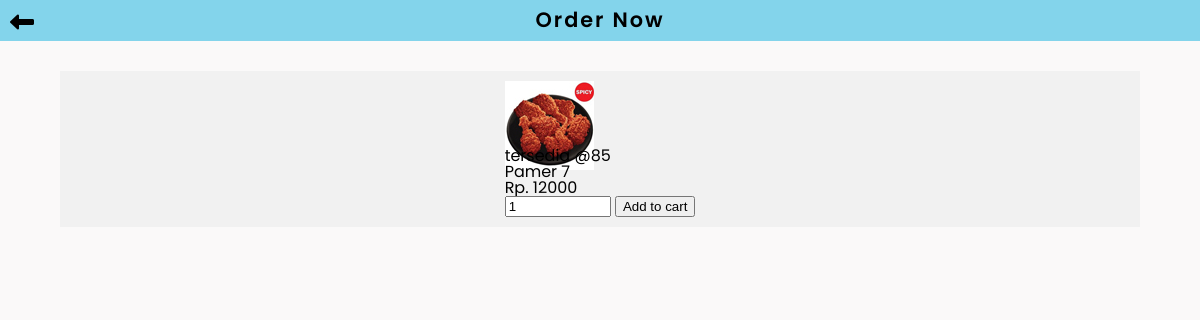
/customer/product/detail.php?kode=14, run on the app's committed database.
### tables this page shows
CREATE TABLE `products` (
  `id_p` int(11) NOT NULL,
  `types` enum('foods','drinks','snacks') NOT NULL,
  `name_p` varchar(50) NOT NULL,
  `price` int(11) NOT NULL,
  `stocks` int(11) NOT NULL,
  `image` varchar(255) NOT NULL,
  `id_store` int(11) NOT NULL,
  `status` enum('ready','empty') NOT NULL
);

### customer/product/detail.php (the view, shortened to what this page needs)
<?php
include '../../inc/koneksi.php';
if (isset($_GET['kode'])) {
	$b=$_GET['kode'];
	$s=$_SESSION['id_store'];
}
$target='../../dist/img/product/';
$sql_cek="SELECT  * FROM products WHERE id_p='$b'";
$query_cek = mysqli_query($koneksi, $sql_cek);
 ?>
<!DOCTYPE html>
<html lang="en">
<head>
	<link rel="stylesheet" href="../../dist/css/style.css">
</head>
<body>
  <header class="head-profil">
    <a href="./products.php?kode=<?=$s; ?>"><i class="fas fa-long-arrow-alt-left" id="arrow"></i></a>
    <h2>Order Now</h2>
  </header>
  <main>
    <div class="konten-order">
      <div style="align-self: center">
        <?php
        while ($data_cek = mysqli_fetch_array($query_cek,MYSQLI_ASSOC)):?>
        	<form method="POST" action="../order/cart.php">
        		<div>
		          <img src="<?= $target.$data_cek['image']; ?>" alt="foto nasi uduk">
		          <p class="stok">tersedia @<?=$data_cek['stocks']; ?></p>
		        </div>
		        <div>
		          <h3><?=$data_cek['name_p']; ?></h3>
		          <p>Rp. <?=$data_cek['price']; ?></p>
		          <input style="width: 106px" type="number" name="cont" value="1" min="1" max="<?= $data_cek['stocks']; ?>">
		          <button type="submit" name="submit">Add to cart</button>
		        </div>
        	</form>
        <?php endwhile ?>
      </div>
    </div>
  </main>
</body>
</html>

### data on the page
products: image (picture), stocks "85", name_p "Pamer 7", price "12000"
